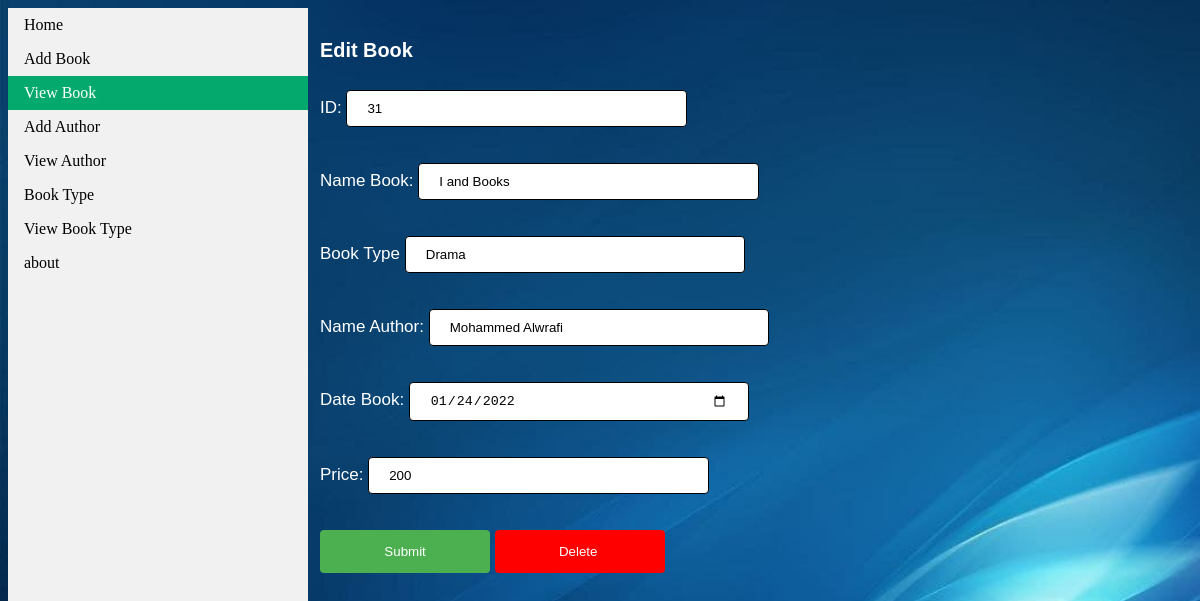
/edit_book.php?id=31, run on the app's committed database.
### tables this page shows
CREATE TABLE `add_book` (
  `id` int(11) NOT NULL,
  `name_book` varchar(100) NOT NULL,
  `book_type` varchar(50) NOT NULL,
  `name_author` varchar(50) NOT NULL,
  `date_book` date NOT NULL,
  `image` varchar(200) NOT NULL,
  `price` int(11) NOT NULL
);

### edit_book.php (the view, shortened to what this page needs)
<?php
include_once 'connect.php';
$result = mysqli_query($link, "SELECT * FROM add_book WHERE id='".$_GET['id']."'");
$row = mysqli_fetch_array($result);
?>
<html>
<head>
    <link rel="stylesheet" href="./css/style.css">
</head>
<body>
<ul>
      <li><a href="home.php">Home</a></li>
      <li><a href="add_book.php">Add Book</a></li>
      <li><a class="active" href="view_book.php">View Book</a></li>
      <li><a href="add_author.php">Add Author</a></li>
      <li><a href="view_author.php">View Author</a></li>
      <li><a href="book_type.php">Book Type</a></li>
      <li><a href="view_book_type.php">View Book Type</a></li>
      <li><a href="#about">about</a></li>
    </ul>
    <div style="margin-left:25%;padding:1px 16px;height:100vh;">
    <form method="post" action="">
        <div><?php if (isset($_POST['submit'])) {
                    echo $message;
                } ?>
        </div>
        <h3>Edit Book</h3>
        ID:
        <input type="text" name="id" value="<?php echo $row['id']; ?>">
        <br> <br>
        Name Book:
        <input type="text" name="name_book" class="txtField" value="<?php echo $row['name_book']; ?>">
        <br> <br>
        Book Type
        <input type="text" name="book_type" class="txtField" value="<?php echo $row['book_type']; ?>">
        <br> <br>
        Name Author:
        <input type="text" name="name_author" class="txtField" value="<?php echo $row['name_author']; ?>">
        <br> <br>
        Date Book:
        <input type="date" name="date_book" class="txtField" value="<?php echo $row['date_book']; ?>">
        <br> <br>
        Price:
        <input type="number" name="price" class="txtField" value="<?php echo $row['price']; ?>">
        <br> <br>
        <input type="submit" class="btn" name="submit" value="Submit" class="buttom">
        <input type="submit" class="btn-remove" name="remove" value="Delete ">
    </form>
    </div>
</body>
</html>

### css/style.css (style rules this page uses)
div { color: white; border: 20px; border-width: 20px; margin: 5px; font: 17px sans-serif; padding-top: 5px; }
body { overflow: hidden; }
ul { list-style-type: none; margin: 0; padding: 0; width: 25%; background-color: #f1f1f1; position: fixed; height: 100%; overflow: auto; }
li a { display: block; color: #000; padding: 8px 16px; text-decoration: none; }
li a.active { background-color: #04AA6D; color: white; }
input[type=text], select { width: 40%; padding: 10px 20px; margin: 8px 0; display: inline-block; border: 1px solid rgb(0, 0, 0); border-radius: 4px; box-sizing: border-box; }
input[type=submit] { width: 20%; background-color: #4CAF50; color: white; padding: 14px 20px; margin: 8px 0; border: none; border-radius: 4px; cursor: pointer; }
input[type=date] { width: 40%; padding: 10px 20px; margin: 8px 0; display: inline-block; border: 1px solid rgb(0, 0, 0); border-radius: 4px; box-sizing: border-box; }
input[type=number] { width: 40%; padding: 10px 20px; margin: 8px 0; display: inline-block; border: 1px solid rgb(0, 0, 0); border-radius: 4px; box-sizing: border-box; }
.btn-remove { background-color: red !important; color: rgb(223, 188, 188); }

### edit_book.php (style rules this page uses)
body { background-image: url(./img/logo.jpg); background-repeat: no-repeat; background-size: cover; color: #EFDFDF; }

### data on the page
add_book: id "31", name_book "I and Books", book_type "Drama", name_author "Mohammed Alwrafi", date_book "01/24/2022", price "200"
